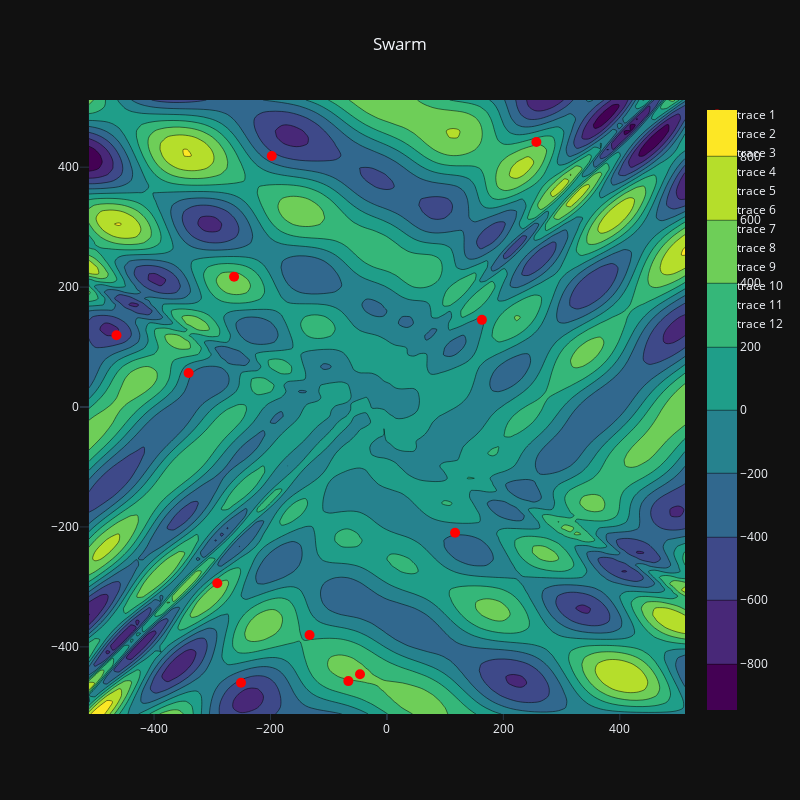

Notebook cell for this chart:
### Code cell
def plot_swarm_with_plotly(swarm: list, dim: int, infs: list, sups: list, eval_func=get_evaluation_by_name(FUNCTION)):
    """
    Plot the swarm in the search space.
    """
    if dim > 2:
        print("Plotting is only possible for 1D, 2D problems")
        return

    if dim == 1:
        # plot function
        x = np.linspace(infs[0], sups[0], 100)
        fig = go.Figure(data=[go.Scatter(x=x, y=eval_func(x))])

        # Plot the swarm
        for particle in swarm:
            fig.add_trace(go.Scatter(x=[particle["pos"][0]], y=[particle["pos"][1]], mode='markers',
                                     marker=dict(color='red', size=10)))

        fig.update_layout(
            xaxis=dict(range=[infs[0], sups[0]], autorange=False, zeroline=False),
            yaxis=dict(range=[infs[1], sups[1]], autorange=False, zeroline=False),
            title_text="Swarm")

        fig.show()

    elif dim == 2:
        # plot function
        x = np.linspace(infs[0], sups[0], 100)
        y = np.linspace(infs[1], sups[1], 100)
        X, Y = np.meshgrid(x, y)
        Z = eval_func(np.array([X, Y]))
        fig = go.Figure(data=[go.Contour(z=Z, x=x, y=y, colorscale='Viridis')])

        # Plot the swarm
        for particle in swarm:
            fig.add_trace(go.Scatter(x=[particle["pos"][0]], y=[particle["pos"][1]], mode='markers',
                                     marker=dict(color='red', size=10)))

        fig.update_layout(
            #xaxis=dict(range=[infs[0], sups[0]], autorange=False, zeroline=False),
            #yaxis=dict(range=[infs[1], sups[1]], autorange=False, zeroline=False),
            title_text="Swarm",
            title_x=0.5,
            width=800,
            height=800,
        )

    fig.show()


plot_swarm_with_plotly(swarm_test, DIM, INFS, SUPS)

### Figure 1 — Plotly figure (JSON) as saved in the notebook; plotly's stock layout.template omitted (floating-point values rounded to 4 significant figures; data arrays with more than 128 entries replaced by an {"elided": "..."} marker saying what was removed)
{"data": [{"colorscale": [[0.0, "#440154"], [0.1111, "#482878"], [0.2222, "#3e4989"], [0.3333, "#31688e"], [0.4444, "#26828e"], [0.5556, "#1f9e89"], [0.6667, "#35b779"], [0.7778, "#6ece58"], [0.8889, "#b5de2b"], [1.0, "#fde725"]], "x": [-512.0, -501.7, -491.3, -481.0, -470.6, -460.3, -449.9, -439.6, -429.3, -418.9, -408.6, -398.2, -387.9, -377.5, -367.2, -356.8, -346.5, -336.2, -325.8, -315.5, -305.1, -294.8, -284.4, -274.1, -263.8, -253.4, -243.1, -232.7, -222.4, -212.0, -201.7, -191.4, -181.0, -170.7, -160.3, -150.0, -139.6, -129.3, -118.9, -108.6, -98.26, -87.92, -77.58, -67.23, -56.89, -46.55, -36.2, -25.86, -15.52, -5.172, 5.172, 15.52, 25.86, 36.2, 46.55, 56.89, 67.23, 77.58, 87.92, 98.26, 108.6, 118.9, 129.3, 139.6, 150.0, 160.3, 170.7, 181.0, 191.4, 201.7, 212.0, 222.4, 232.7, 243.1, 253.4, 263.8, 274.1, 284.4, 294.8, 305.1, 315.5, 325.8, 336.2, 346.5, 356.8, 367.2, 377.5, 387.9, 398.2, 408.6, 418.9, 429.3, 439.6, 449.9, 460.3, 470.6, 481.0, 491.3, 501.7, 512.0], "y": [-512.0, -501.7, -491.3, -481.0, -470.6, -460.3, -449.9, -439.6, -429.3, -418.9, -408.6, -398.2, -387.9, -377.5, -367.2, -356.8, -346.5, -336.2, -325.8, -315.5, -305.1, -294.8, -284.4, -274.1, -263.8, -253.4, -243.1, -232.7, -222.4, -212.0, -201.7, -191.4, -181.0, -170.7, -160.3, -150.0, -139.6, -129.3, -118.9, -108.6, -98.26, -87.92, -77.58, -67.23, -56.89, -46.55, -36.2, -25.86, -15.52, -5.172, 5.172, 15.52, 25.86, 36.2, 46.55, 56.89, 67.23, 77.58, 87.92, 98.26, 108.6, 118.9, 129.3, 139.6, 150.0, 160.3, 170.7, 181.0, 191.4, 201.7, 212.0, 222.4, 232.7, 243.1, 253.4, 263.8, 274.1, 284.4, 294.8, 305.1, 315.5, 325.8, 336.2, 346.5, 356.8, 367.2, 377.5, 387.9, 398.2, 408.6, 418.9, 429.3, 439.6, 449.9, 460.3, 470.6, 481.0, 491.3, 501.7, 512.0], "z": {"elided": "100x100 float values"}, "type": "contour"}, {"marker": {"color": "red", "size": 10}, "mode": "markers", "x": [-250.7], "y": [-459.9], "type": "scatter"}, {"marker": {"color": "red", "size": 10}, "mode": "markers", "x": [-132.9], "y": [-380.3], "type": "scatter"}, {"marker": {"color": "red", "size": 10}, "mode": "markers", "x": [-291.4], "y": [-293.8], "type": "scatter"}, {"marker": {"color": "red", "size": 10}, "mode": "markers", "x": [-197.8], "y": [418.7], "type": "scatter"}, {"marker": {"color": "red", "size": 10}, "mode": "markers", "x": [256.7], "y": [441.9], "type": "scatter"}, {"marker": {"color": "red", "size": 10}, "mode": "markers", "x": [-46.25], "y": [-445.7], "type": "scatter"}, {"marker": {"color": "red", "size": 10}, "mode": "markers", "x": [163.1], "y": [145.3], "type": "scatter"}, {"marker": {"color": "red", "size": 10}, "mode": "markers", "x": [-66.26], "y": [-457.1], "type": "scatter"}, {"marker": {"color": "red", "size": 10}, "mode": "markers", "x": [117.0], "y": [-209.7], "type": "scatter"}, {"marker": {"color": "red", "size": 10}, "mode": "markers", "x": [-262.5], "y": [217.1], "type": "scatter"}, {"marker": {"color": "red", "size": 10}, "mode": "markers", "x": [-464.5], "y": [119.7], "type": "scatter"}, {"marker": {"color": "red", "size": 10}, "mode": "markers", "x": [-340.7], "y": [56.61], "type": "scatter"}], "layout": {"title": {"text": "Swarm", "x": 0.5}, "width": 800, "height": 800}}
